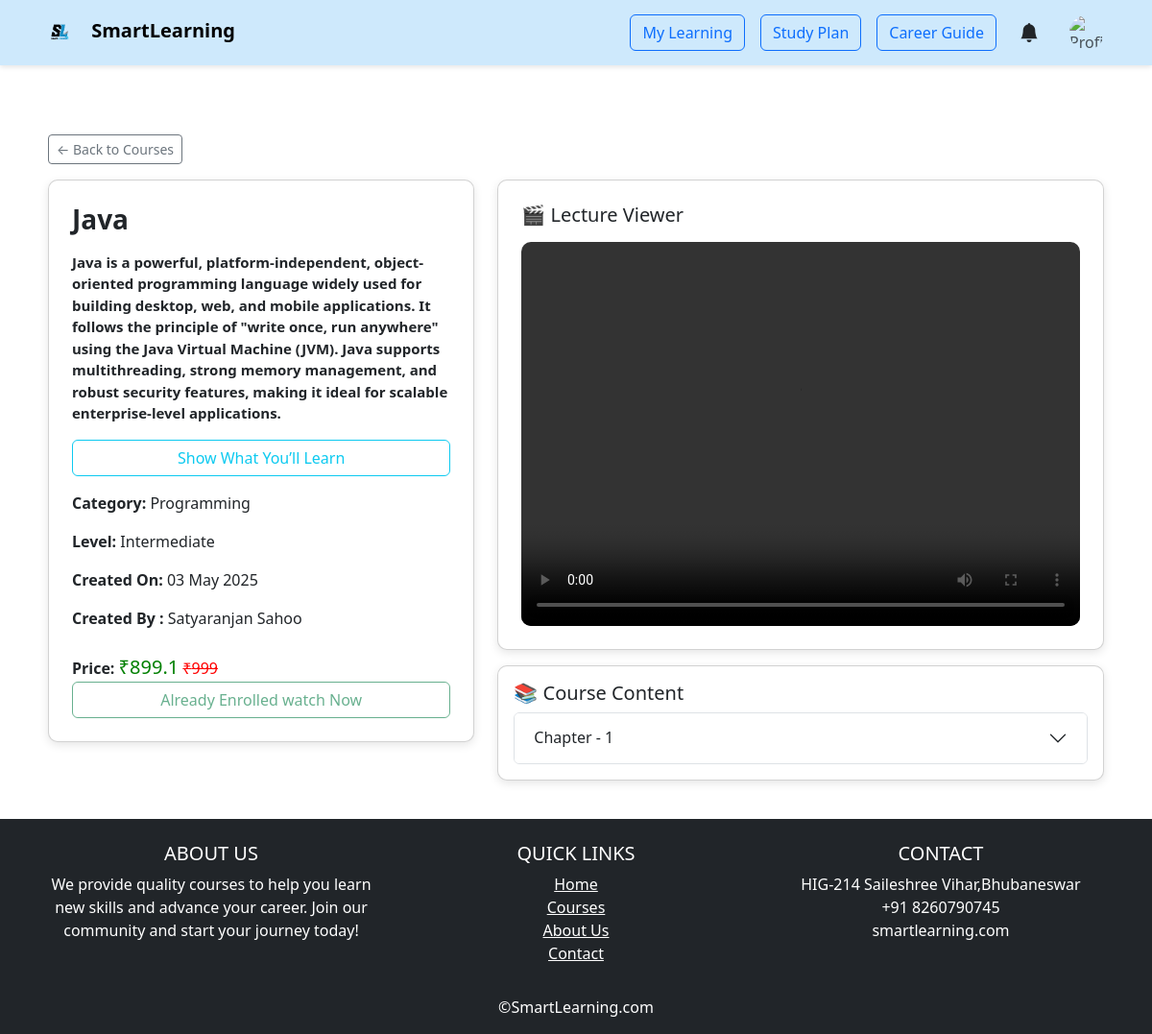
Before: /course-details.php?id=11 (signed in) with the older database file.
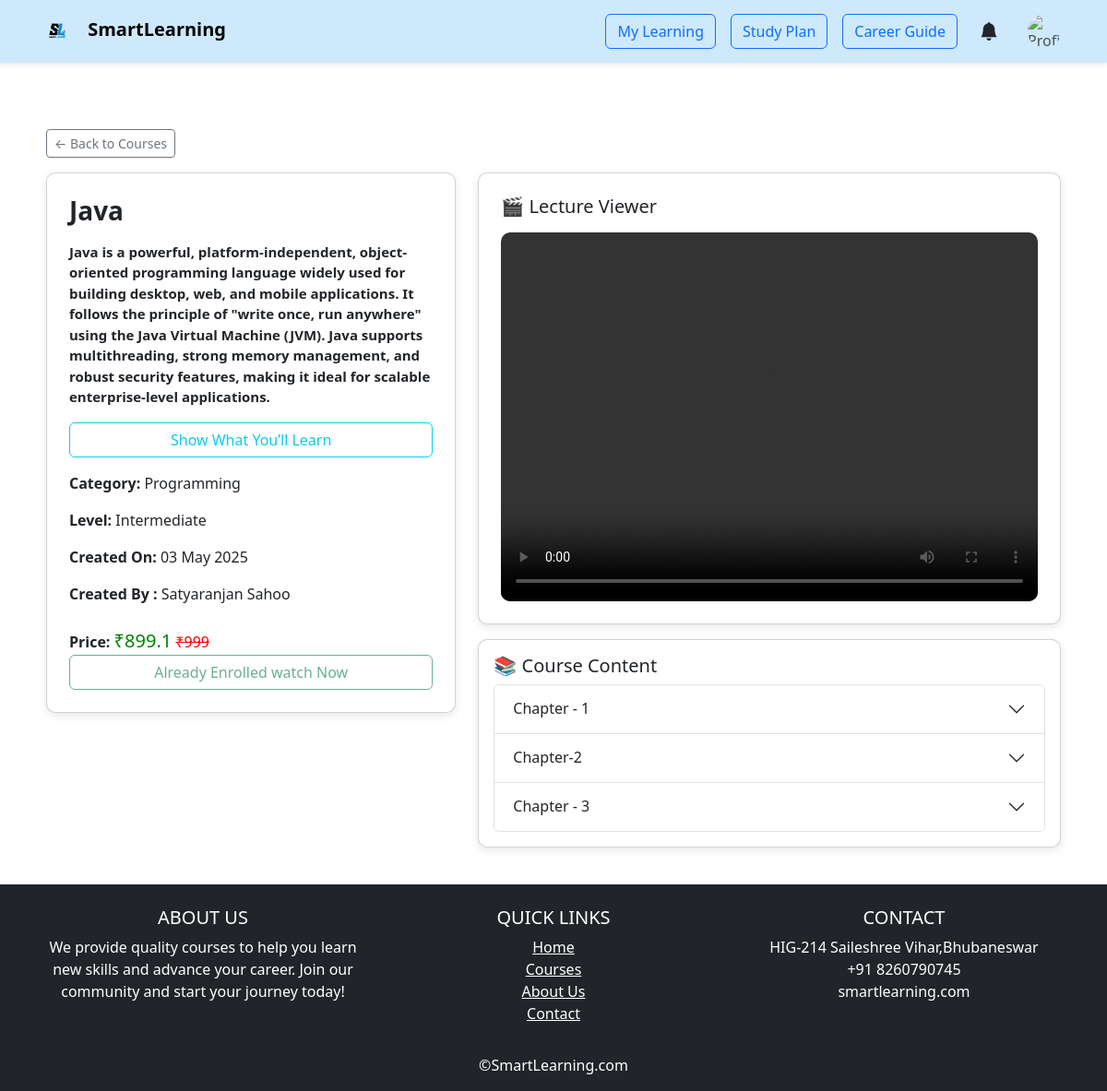
After: the same page with the newer database file.
### tables this page shows
CREATE TABLE `chapters` (
  `id` int(11) NOT NULL,
  `course_id` int(11) DEFAULT NULL,
  `chapter_name` varchar(255) DEFAULT NULL,
  `created_at` timestamp NOT NULL DEFAULT current_timestamp()
);

### course-details.php (the view, shortened to what this page needs)
<?php
include 'db_connect.php';
$course_id = $_GET['id'] ?? 0;
$student_id = $_SESSION['user_id'] ?? 0;
$enrolled = false;
if (!isset($_SESSION['role']) || $_SESSION['role'] !== 'student') {
  include_once 'navbar.php';
} else {
  include_once 'student_navbar.php';
  $enroll_check = $conn->prepare("SELECT * FROM enrollments WHERE student_id = ? AND course_id = ?");
  $enroll_check->bind_param("ii", $student_id, $course_id);
  $enroll_check->execute();
  $enrolled = $enroll_check->get_result()->num_rows > 0;
}
$course_query = $conn->prepare("
  SELECT courses.*, users.name AS instructor_name
  FROM courses
  JOIN users ON courses.educator_id = users.id
  WHERE courses.id = ?
");
$course_query->bind_param("i", $course_id);
$course_query->execute();
$course_result = $course_query->get_result();
$course = $course_result->fetch_assoc();
$chapters_query = $conn->prepare("SELECT * FROM chapters WHERE course_id = ?");
$chapters_query->bind_param("i", $course_id);
$chapters_query->execute();
$chapters_result = $chapters_query->get_result();
?>
<!DOCTYPE html>
<html lang="en">
<head>
  <link rel="stylesheet" href="https://cdn.jsdelivr.net/npm/bootstrap@5.3.0/dist/css/bootstrap.min.css">
</head>
<body>
<div class="container course-detail-container">
  <a href="courses.php" class="btn btn-sm btn-outline-secondary mb-3">← Back to Courses</a>
  <div class="row g-4">
    <div class="col-md-5">
      <div class="card p-4">
        <h2 class="course-title"><?= htmlspecialchars($course['title']) ?></h2>
        <p class="desc mt-2"><?= nl2br(htmlspecialchars($course['description'])) ?></p>
        <?php if (!empty($course['topics'])):
        ?>
        <button class="btn btn-outline-info mb-3" type="button" data-bs-toggle="collapse" data-bs-target="#topicsCollapse" aria-expanded="false" aria-controls="topicsCollapse">
        Show What You’ll Learn
        </button>
        <?php endif; ?>
        <p><strong>Category:</strong> <?= htmlspecialchars($course['category'] ?? 'N/A') ?></p>
        <p><strong>Level:</strong> <?= htmlspecialchars($course['level'] ?? 'All Levels') ?></p>
        <p><strong>Created On:</strong> <?= date('d M Y', strtotime($course['created_at'])) ?></p>
        <p><strong>Created By :</strong> <?= htmlspecialchars($course['instructor_name']) ?></p>
        <div class="mt-2">
          <strong>Price:</strong>
          <?php if (!empty($course['discount']) && $course['discount'] > 0):
              $discounted = $course['price'] - ($course['price'] * $course['discount'] / 100);
          ?>
            <span class="price-tag">₹<?= $discounted ?></span>
            <span class="old-price">₹<?= $course['price'] ?></span>
          <?php else: ?>
            <span class="price-tag">₹<?= $course['price'] ?></span>
          <?php endif; ?>
        </div>
        <?php if (!$enrolled): ?>
          <form method="POST" action="enrollment.php">
            <input type="hidden" name="course_id" value="<?= $course_id ?>">
            <button type="submit" class="btn btn-primary w-100">Enroll Now</button>
          </form>
        <?php else: ?>
          <button class="btn btn-outline-success w-100" disabled>Already Enrolled watch Now</button>
        <?php endif; ?>
      </div>
    </div>
    <div class="col-md-7">
      <div class="card p-4 mb-3">
        <h5 class="mb-3">🎬 Lecture Viewer</h5>
        <video id="videoPlayer" class="video-player" controls>
          <source src="videos/5495890-hd_1080_1920_30fps.mp4" type="video/mp4">
        </video>
      </div>
      <div class="card p-3">
        <h5>📚 Course Content</h5>
        <div class="accordion" id="courseContent">
          <?php
          $chapterIndex = 0;
          while($chapter = $chapters_result->fetch_assoc()):
          ?>
            <div class="accordion-item">
              <h2 class="accordion-header" id="heading<?= $chapterIndex ?>">
                <button class="accordion-button collapsed" type="button" data-bs-toggle="collapse" data-bs-target="#collapse<?= $chapterIndex ?>">
                  <?= htmlspecialchars($chapter['chapter_name']) ?>
                </button>
              </h2>
            </div>
          <?php
            $chapterIndex++;
          endwhile;
          ?>
        </div>
      </div>
    </div>
  </div>
</div>
<div class="position-fixed bottom-0 end-0 p-3" style="z-index: 1050">
</div>
<?php include 'footer.php'; ?>
</body>
</html>

Changed rows visible on the page:
added chapters: chapter_name "Chapter-2"
added chapters: chapter_name "Chapter - 3"
